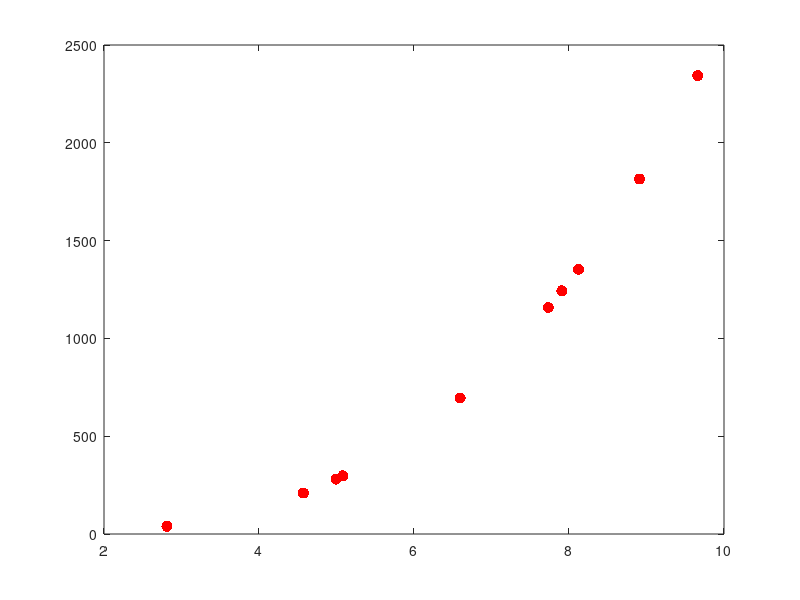
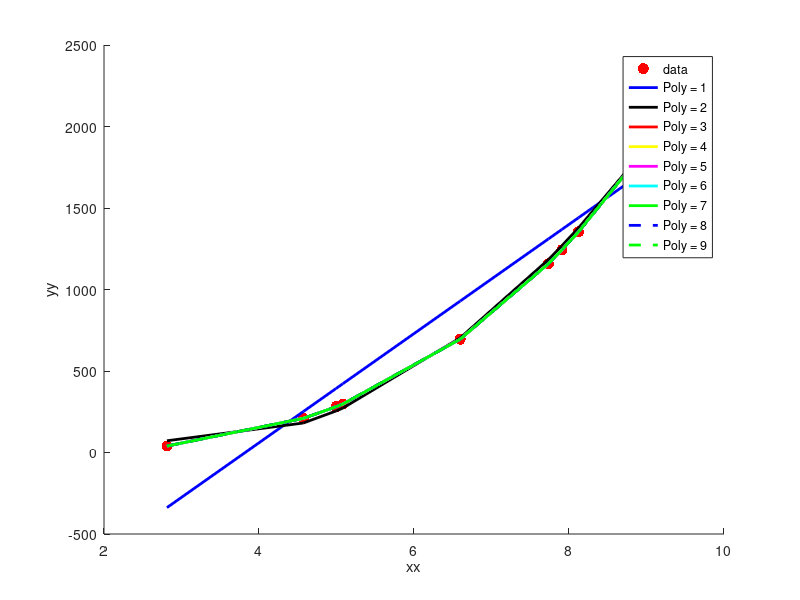

Here is the MATLAB script that generated these plots, in order: (Note: this script raises an error after producing the figures.)
%HW6
%Darlan Minussi

% Problem 1. Curve fitting. 
% Part 1. Take 10 x values on the interval 0 < x <= 10 and then create y
% values from the x values by plugging the x values into a third order
% polynomial of your choice. Add random noise to the data by choosing a random number
% in the interval [-D, D]. Start with D = 1. Plot your data in the x-y plane.

xx = (1 + (10-1)*rand(10,1));
yy = 3*(xx.^3) - 4*(xx.^2) + 1*(xx) + 1 + (-1 + (1-(-1))*rand(1,1));
plot(xx, yy, 'r.', 'MarkerSize', 24);

% Part 2. Fit your data with polynomials from order 1 to 9. Plot the fitted
% polynomials together with the data. 


figure;
hold on;
coeff = {};

plotStyle = {'b-','k-','r-','y-','m-','c-','g-','b--', 'g--'};
plot(xx, yy, 'r.', 'MarkerSize', 24); 
for ii = 1:9

coeff{ii} = polyfit(xx, yy, ii);  
plot(sort(xx), sort(polyval(coeff{ii}, xx)), plotStyle{ii}, 'LineWidth', 2);
legendInfo{ii} = ['Poly = ' num2str(ii)];
legend(['data' legendInfo])
end
xlabel('xx');
ylabel('yy');
hold off;


% From polynomial 2 and so forth we can see a better fit of the data
% compared to just a linear fit on a first degree equation. The fit get's
% progressively better and it's optimal at poly3. Increasing polynomial
% orders are probably overfitting the model.

% Part 3. On a separate plot, plot the R^2 and adjusted R^2 as a function
% of the order of the polynomial. 

[fit1, gof1] = fit(xx, yy, 'Poly1');
[fit2, gof2] = fit(xx, yy, 'Poly2');
[fit3, gof3] = fit(xx, yy, 'Poly3');
[fit4, gof4] = fit(xx, yy, 'Poly4');
[fit5, gof5] = fit(xx, yy, 'Poly5');
[fit6, gof6] = fit(xx, yy, 'Poly6');
[fit7, gof7] = fit(xx, yy, 'Poly7');
[fit8, gof8] = fit(xx, yy, 'Poly8');
[fit9, gof9] = fit(xx, yy, 'Poly9');

rsq = [];

rsq(1) = gof1.rsquare;
rsq(2) = gof2.rsquare;
rsq(3) = gof3.rsquare;
rsq(4) = gof4.rsquare;
rsq(5) = gof5.rsquare;
rsq(6) = gof6.rsquare;
rsq(7) = gof7.rsquare;
rsq(8) = gof8.rsquare;
rsq(9) = gof9.rsquare;

plot(1:9, rsq, 'r.', 'MarkerSize', 24);

radj = [];

radj(1) = gof1.adjrsquare;
radj(2) = gof2.adjrsquare;
radj(3) = gof3.adjrsquare;
radj(4) = gof4.adjrsquare;
radj(5) = gof5.adjrsquare;
radj(6) = gof6.adjrsquare;
radj(7) = gof7.adjrsquare;
radj(8) = gof8.adjrsquare;
radj(9) = gof9.adjrsquare;

plot(1:9, radj, 'r.', 'MarkerSize', 24);

% Part 4. Repeat parts 1 - 3 for D = 10 and D = 1000. Comment on the
% results. 

xx_10 = (1 + (10-1)*rand(10,1));
yy_10 = 3*xx_10.^3 - 4*xx_10.^2 + 1*xx_10 + 1 + (-10 + (10-(-10))*rand(1,1));
plot(xx_10, yy_10, 'r.', 'MarkerSize', 24);


figure;
hold on;
coeff = {};

plotStyle = {'b-','k-','r-','y-','m-','c-','g-','b--', 'g--'};
plot(xx_10, yy_10, 'r.', 'MarkerSize', 24); 
for ii = 1:9

coeff{ii} = polyfit(xx_10, yy_10, ii);  
plot(sort(xx_10), sort(polyval(coeff{ii}, xx_10)), plotStyle{ii}, 'LineWidth', 2);
legendInfo{ii} = ['Poly = ' num2str(ii)];
legend(['data' legendInfo])
end
xlabel('xx_10');
ylabel('yy_10');
hold off;

[fit1, gof1] = fit(xx_10, yy_10, 'Poly1');
[fit2, gof2] = fit(xx_10, yy_10, 'Poly2');
[fit3, gof3] = fit(xx_10, yy_10, 'Poly3');
[fit4, gof4] = fit(xx_10, yy_10, 'Poly4');
[fit5, gof5] = fit(xx_10, yy_10, 'Poly5');
[fit6, gof6] = fit(xx_10, yy_10, 'Poly6');
[fit7, gof7] = fit(xx_10, yy_10, 'Poly7');
[fit8, gof8] = fit(xx_10, yy_10, 'Poly8');
[fit9, gof9] = fit(xx_10, yy_10, 'Poly9');

rsq = [];

rsq(1) = gof1.rsquare;
rsq(2) = gof2.rsquare;
rsq(3) = gof3.rsquare;
rsq(4) = gof4.rsquare;
rsq(5) = gof5.rsquare;
rsq(6) = gof6.rsquare;
rsq(7) = gof7.rsquare;
rsq(8) = gof8.rsquare;
rsq(9) = gof9.rsquare;

plot(1:9, rsq, 'r.', 'MarkerSize', 24);

radj = [];

radj(1) = gof1.adjrsquare;
radj(2) = gof2.adjrsquare;
radj(3) = gof3.adjrsquare;
radj(4) = gof4.adjrsquare;
radj(5) = gof5.adjrsquare;
radj(6) = gof6.adjrsquare;
radj(7) = gof7.adjrsquare;
radj(8) = gof8.adjrsquare;
radj(9) = gof9.adjrsquare;

plot(1:9, radj, 'r.', 'MarkerSize', 24);

% D = 100

xx_100 = (1 + (10-1)*rand(10,1));
yy_100 = 3*xx_100.^3 - 4*xx_100.^2 + 1*xx_100 + 1 + (-100 + (100-(-100))*rand(1,1));
plot(xx_100, yy_100, 'r.', 'MarkerSize', 24);


figure;
hold on;
coeff = {};

plotStyle = {'b-','k-','r-','y-','m-','c-','g-','b--', 'g--'};
plot(xx_100, yy_100, 'r.', 'MarkerSize', 24); 
for ii = 1:9

coeff{ii} = polyfit(xx_100, yy_100, ii);  
plot(sort(xx_100), sort(polyval(coeff{ii}, xx_100)), plotStyle{ii}, 'LineWidth', 2);
legendInfo{ii} = ['Poly = ' num2str(ii)];
legend(['data' legendInfo])
end
xlabel('xx_100');
ylabel('yy_100');
hold off;


[fit1, gof1] = fit(xx_100_10, yy_100_10, 'Poly1');
[fit2, gof2] = fit(xx_100_10, yy_100_10, 'Poly2');
[fit3, gof3] = fit(xx_100_10, yy_100_10, 'Poly3');
[fit4, gof4] = fit(xx_100_10, yy_100_10, 'Poly4');
[fit5, gof5] = fit(xx_100_10, yy_100_10, 'Poly5');
[fit6, gof6] = fit(xx_100_10, yy_100_10, 'Poly6');
[fit7, gof7] = fit(xx_100_10, yy_100_10, 'Poly7');
[fit8, gof8] = fit(xx_100_10, yy_100_10, 'Poly8');
[fit9, gof9] = fit(xx_100_10, yy_100_10, 'Poly9');

rsq = [];

rsq(1) = gof1.rsquare;
rsq(2) = gof2.rsquare;
rsq(3) = gof3.rsquare;
rsq(4) = gof4.rsquare;
rsq(5) = gof5.rsquare;
rsq(6) = gof6.rsquare;
rsq(7) = gof7.rsquare;
rsq(8) = gof8.rsquare;
rsq(9) = gof9.rsquare;

plot(1:9, rsq, 'r.', 'MarkerSize', 24);

radj = [];

radj(1) = gof1.adjrsquare;
radj(2) = gof2.adjrsquare;
radj(3) = gof3.adjrsquare;
radj(4) = gof4.adjrsquare;
radj(5) = gof5.adjrsquare;
radj(6) = gof6.adjrsquare;
radj(7) = gof7.adjrsquare;
radj(8) = gof8.adjrsquare;
radj(9) = gof9.adjrsquare;

plot(1:9, radj, 'r.', 'MarkerSize', 24);

% Increasing the errors bring the R-square values down due to the more
% imprecision in finding a good fit for the curve. R-adjusted are slightly
% smaller than R-square due to the correction of the sample size.


% Part 5. Now repeat parts 1-3 but take 100 x values on the interval 0 < x <=
% 10. Comment on the results. 

xx_p5 = (1 + (10-1)*rand(100,1));
yy_p5 = 3*xx_p5.^3 - 4*xx_p5.^2 + 1*xx_p5 + 1 + (-100 + (100-(-100))*rand(1,1));
plot(xx_p5, yy_p5, 'r.', 'MarkerSize', 24);


figure;
hold on;
coeff = {};

plotStyle = {'b-','k-','r-','y-','m-','c-','g-','b--', 'g--'};
plot(xx, yy, 'r.', 'MarkerSize', 24); 
for ii = 1:9

coeff{ii} = polyfit(xx_p5, yy_p5, ii);  
plot(sort(xx_p5), sort(polyval(coeff{ii}, xx_p5)), plotStyle{ii}, 'LineWidth', 2);
legendInfo{ii} = ['Poly = ' num2str(ii)];
legend(['data' legendInfo])
end
xlabel('xx_p5');
ylabel('yy_p5');
hold off;


[fit1, gof1] = fit(xx_p5, yy_p5, 'Poly1');
[fit2, gof2] = fit(xx_p5, yy_p5, 'Poly2');
[fit3, gof3] = fit(xx_p5, yy_p5, 'Poly3');
[fit4, gof4] = fit(xx_p5, yy_p5, 'Poly4');
[fit5, gof5] = fit(xx_p5, yy_p5, 'Poly5');
[fit6, gof6] = fit(xx_p5, yy_p5, 'Poly6');
[fit7, gof7] = fit(xx_p5, yy_p5, 'Poly7');
[fit8, gof8] = fit(xx_p5, yy_p5, 'Poly8');
[fit9, gof9] = fit(xx_p5, yy_p5, 'Poly9');

rsq = [];

rsq(1) = gof1.rsquare;
rsq(2) = gof2.rsquare;
rsq(3) = gof3.rsquare;
rsq(4) = gof4.rsquare;
rsq(5) = gof5.rsquare;
rsq(6) = gof6.rsquare;
rsq(7) = gof7.rsquare;
rsq(8) = gof8.rsquare;
rsq(9) = gof9.rsquare;

plot(1:9, rsq, 'r.', 'MarkerSize', 24);

radj = [];

radj(1) = gof1.adjrsquare;
radj(2) = gof2.adjrsquare;
radj(3) = gof3.adjrsquare;
radj(4) = gof4.adjrsquare;
radj(5) = gof5.adjrsquare;
radj(6) = gof6.adjrsquare;
radj(7) = gof7.adjrsquare;
radj(8) = gof8.adjrsquare;
radj(9) = gof9.adjrsquare;

plot(1:9, radj, 'r.', 'MarkerSize', 24);

% Increasing the number of points to 100 makes the R-square values goes up
% due to a better fit of the equation.

% Problem 2. Basic statistics. 
% Part 1. Consider two different distributions - Gaussian numbers with a mean of
% 0 and variance 1 and Gaussian numbers with a mean of 1 and variance 1.

rng(600);
g1 = normrnd(0, 1, 1, 500);
g2 = normrnd(1, 1, 1, 500);

% (1) Make a plot of the average p-value for the t-test comparing N random
% numbers chosen from each of these two distributions as a function of N.

x1 = {};
y1 = {};


for i = 1:100
            x1{i} = randsample(g1,i);
            y1{i} = randsample(g2, i);
end


for z = 1:100
            [is_sig(z), pval(z)] = ttest2(x1{z},y1{z});
end

plot(1:numel(pval), pval, 'r.', 'MarkerSize', 24);
xlabel('N');
ylabel('P-value');
    

% Part 2. Now keep the first distribution the same, but vary the mean of
% the second distribution between 0 and 10 with the same variance and
% repeat part one. Make a plot of all of these different curves on the same
% set of axes. What is special about the case where the mean of the second
% distribution is 0? 

g2p2 = {};

for jj = 0:10
g2p2{jj+1} = normrnd(jj, 1, 1, 1000);
end

x1p2 = {};
y1p2 = {};

z = 1;
while z <= 11
            x1p2{z} = randsample(g1,100);
            y1p2{z} = randsample(g2p2{z}, 100);
            z = z + 1;
end

for zz = 1:11
            [is_sigp2(zz), pvalp2(zz)] = ttest2(x1p2{zz},y1p2{zz});
end


plot(1:11, pvalp2, 'r.', 'MarkerSize', 24);
xlabel('N');
ylabel('P-value');

% when mean for the second distribution is 0 and the ttest for the two
% distributions are performed the p-value is not significant since the mean
% of the two distributions being tested are the same.


% Part 3. Now keep the means of the two distributions at 0 and 1 as in part
% 1, but vary the variance of both distributions simultaneiously between 0.1 and 10 and plot the 
% p-values vs the number of numbers drawn as before. Comment on your results.  

g1p3 = {};
g2p3 = {};

counterg1 = 1;
while counterg1 <= 10
    for tt = 0.1:1:10
        g1p3{counterg1} = normrnd(0, tt, 1, 1000);
        counterg1 = counterg1 + 1;
    end
end

counterg2 = 1;
while counterg2 <= 10
    for tt = 0.1:1:10
        g2p3{counterg2} = normrnd(1, tt, 1, 1000);
        counterg2 = counterg2 + 1;
    end
end

p = 1;
while p <= 100
    for jj = 1:10
        x1p3{p} = randsample(g1p3{jj} ,p);
        y1p3{p} = randsample(g2p3{jj}, p);
        p = p + 1;
    end
end

for zz = 1:numel(x1p3)
            [is_sigp3(zz), pvalp3(zz)] = ttest2(x1p3{zz},y1p3{zz});
end

plot(1:numel(pvalp3), pvalp3, 'r.', 'MarkerSize', 24);
xlabel('N');
ylabel('P-value');

% since the variance increases from 0.1 to 10 we see fluctations in the
% p-value number every 10 tests. It can also be seen that as the number of
% samples collected increases there's a trend of the p-values to become
% smaller due to the increased confidence in the ttest calculation.

